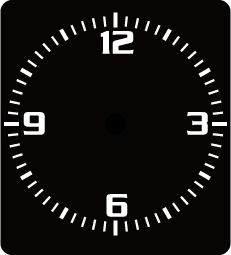
#> input picture assets/clock.png, 231 x 255 px
$ python main.py
#> lines starting #> are read from the running program, lines starting #| are printed output that depends on the picture
import datetime
import math
import tkinter
import cv2
import numpy as np
from tkinter import scrolledtext, messagebox
from PIL import Image, ImageTk, ImageDraw, ImageFont

class Box:
    def __init__(self, kind, status, x, y, w, h, data, font, color):
        self.kind = kind
        self.status = status
        self.x = x
        self.y = y
        self.w = w
        self.h = h
        self.data = data
        self.font = font
        self.color = color

def loop():
    global dt
    dt = datetime.datetime.now()
    update()
    root.after(100, loop)

def update():
    global image_tk, canvas
    image_tk = generateImageTk(box)
    canvas.create_image(0, 0, image = image_tk, anchor = "nw")

# [58 lines left out: functions drawAnalogClock, setInformation, drawInformation, getTextSize, drawText, not called in this run]

def generateImageTk(box):
    global image_bgr
    image_bgr = 255 * np.ones((W_HEIGHT, W_WIDTH, 3), np.uint8)
    for i in range(len(box)):
        if box[i].kind == "text":
            box[i].w, box[i].h = getTextSize(image_bgr, box[i].data, box[i].font)
            image_bgr = drawText(image_bgr, box[i].data, box[i].x, box[i].y, box[i].font, box[i].color)
        if box[i].kind == "image":
            put_image = box[i].data
            put_image = cv2.resize(put_image, (box[i].w, box[i].h))
            image_bgr[box[i].y:box[i].y + put_image.shape[0], box[i].x:box[i].x + put_image.shape[1]] = put_image
    image_bgr = drawAnalogClock(image_bgr)
    image_bgr = drawInformation(image_bgr)
    image_bgr = cv2.rectangle(image_bgr, (0, 0), (W_WIDTH, 27), COLOR_WHITE, thickness = -1)
    image_bgr = cv2.rectangle(image_bgr, (0, 437), (W_WIDTH, W_HEIGHT), COLOR_WHITE, thickness = -1)
    image_bgr = cv2.rectangle(image_bgr, (0, 0), (31, W_HEIGHT), COLOR_WHITE, thickness = -1)
    image_bgr = cv2.rectangle(image_bgr, (768, 0), (W_WIDTH, W_HEIGHT), COLOR_WHITE, thickness = -1)
    image_bgr = cv2.rectangle(image_bgr, (0, 0), (W_WIDTH, 22), COLOR_GRAY, thickness = -1)
    image_bgr = cv2.rectangle(image_bgr, (0, 442), (W_WIDTH, W_HEIGHT), COLOR_GRAY, thickness = -1)
    image_bgr = cv2.rectangle(image_bgr, (0, 0), (26, W_HEIGHT), COLOR_GRAY, thickness = -1)
    image_bgr = cv2.rectangle(image_bgr, (773, 0), (W_WIDTH, W_HEIGHT), COLOR_GRAY, thickness = -1)
    image_rgb = cv2.cvtColor(image_bgr, cv2.COLOR_BGR2RGB)
    image_pil = Image.fromarray(image_rgb)
    image_tk = ImageTk.PhotoImage(image_pil)
    return image_tk

W_TITLE = "Station LCD"
W_WIDTH = 800
W_HEIGHT = 465
WEEKDAY = ["月", "火", "水", "木", "金", "土", "日"]
COLOR_GRAY = (31, 33, 32)
COLOR_WHITE = (255, 255, 255)

INFORMATION_LIST = [
    "_datetime",
    "_garbage",
    "本ソフトウェアのソースコードは、https://github.com/su-its/station-lcd で公開しています。"
]

dt = None
root = tkinter.Tk()
root.geometry(str(W_WIDTH) + "x" + str(W_HEIGHT))
root.title(W_TITLE)
root.resizable(0, 0)
root.attributes("-topmost", True)

box = []
canvas = tkinter.Canvas(root, highlightthickness = 0)
canvas.place(x = 0, y = 0, w = W_WIDTH, h = W_HEIGHT)
image_bgr = None
font = ImageFont.truetype("./assets/Kosugi-Regular.ttf", 42)

information = ""
information_length = 0
information_id = -1
information_x = W_WIDTH

box.append(Box("image", 0, 32, 28, 231, 255, cv2.imread("./assets/clock.png"), None, None))
#> in __init__, `self.kind = kind`: self.kind = 'image'
#> in __init__, self.data is the input picture: shape (255, 231, 3); mean B, G, R 18.2, 19, 22.7
box.append(Box("image", 0, 267, 28, 501, 255, cv2.imread("./assets/title.png"), None, None))
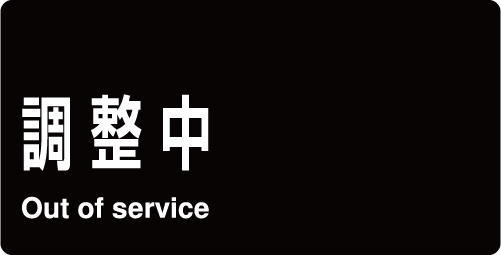
#> input picture assets/title.png, 501 x 255 px
#> in __init__, self.data is the input picture: shape (255, 501, 3); mean B, G, R 19.8, 20.6, 24.4
box.append(Box("image", 0, 32, 288, 736, 72, cv2.imread("./assets/message.png"), None, None))
box.append(Box("image", 0, 32, 365, 736, 72, cv2.imread("./assets/message.png"), None, None))
loop()
#> after the loop in generateImageTk, `for i in range(len(box)):`:
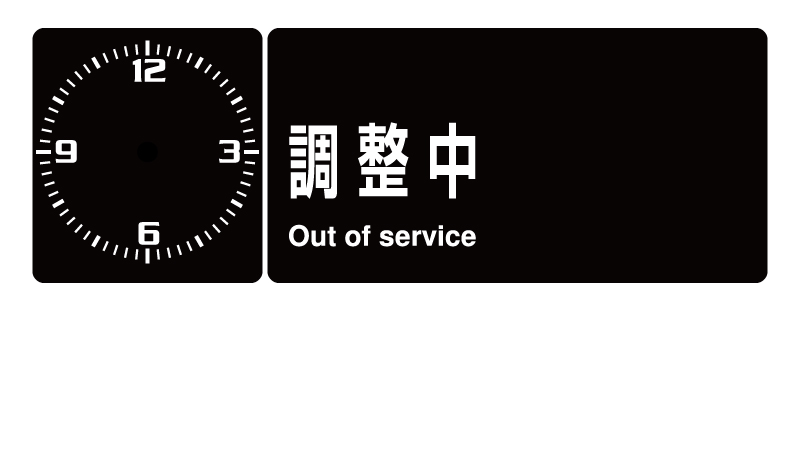
#> image_bgr: shape (465, 800, 3); mean of channels 0, 1, 2 136.7, 137.1, 139; drawn as B, G, R
#> (the run stopped early here; a loop or call above may not have finished)
